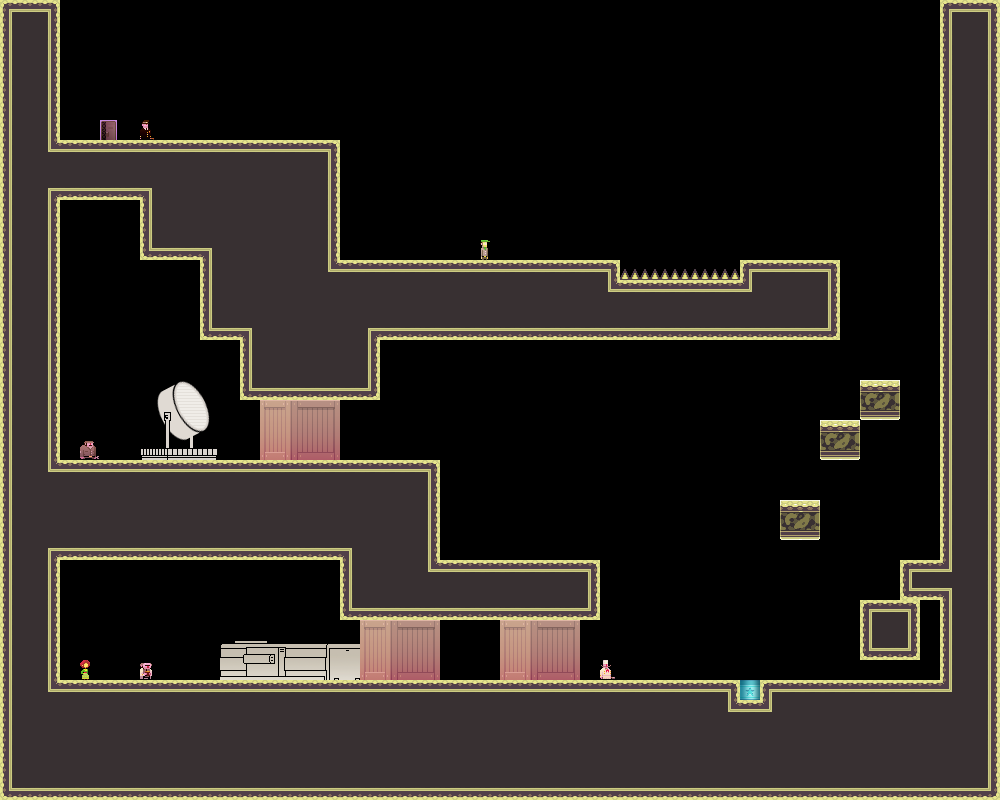

This game map was drawn from its Tiled (.tmx) file and the tilesets committed beside it. A one-line description and the trimmed map source follow:
An orthogonal 50x40 tile map with 20x20 px tiles, 1 tile layer (bg).

<map version="1.0" orientation="orthogonal" width="50" height="40" tilewidth="20" tileheight="20">
 <tileset firstgid="1" name="tiles_military" tilewidth="20" tileheight="20">
  <image source="../../../../../XNAModeContent/Lemonade/tiles_military.png" width="400" height="400" />
  <terraintypes>
   <terrain name="solid" tile="151" />
   <terrain name="hollow" tile="94" />
  </terraintypes>
  <tile id="8" terrain=",,,1" />
  <tile id="9" terrain=",,1,1" />
  <tile id="10" terrain=",,1,1" />
  <tile id="11" terrain=",,1,1" />
  <tile id="12" terrain=",,1,1" />
  <tile id="13" terrain=",,1,1" />
  <tile id="14" terrain=",,1," />
  <tile id="15" terrain="1,1,1," />
  <tile id="16" terrain="1,1,,1" />
  <tile id="28" terrain=",1,,1" />
  <tile id="34" terrain="1,,1," />
  <tile id="35" terrain="1,,1,1" />
  <tile id="36" terrain=",1,1,1" />
  <tile id="48" terrain=",1,,1" />
  <tile id="54" terrain="1,,1," />
  <tile id="68" terrain=",1,,1" />
  <tile id="74" terrain="1,,1," />
  <tile id="88" terrain=",1,,1" />
  <tile id="94" terrain="1,,1," />
  <tile id="108" terrain=",1,,1" />
  <tile id="114" terrain="1,,1," />
  <tile id="128" terrain=",1,," />
  <tile id="129" terrain="1,1,," />
  <tile id="130" terrain="1,1,," />
  <tile id="131" terrain="1,1,," />
  <tile id="132" terrain="1,1,," />
  <tile id="133" terrain="1,1,," />
  <tile id="134" terrain="1,,," />
  <tile id="148" terrain=",,,0" />
  <tile id="149" terrain=",,0,0" />
  <tile id="150" terrain=",,0," />
  <tile id="151" terrain="0,0,0," />
  <tile id="152" terrain="0,0,," />
  <tile id="153" terrain="0,0,,0" />
  <tile id="168" terrain=",0,,0" />
  <tile id="170" terrain="0,,0," />
  <tile id="171" terrain="0,,0," />
  <tile id="173" terrain=",0,,0" />
  <tile id="188" terrain=",0,," />
  <tile id="189" terrain="0,0,," />
  <tile id="190" terrain="0,,," />
  <tile id="191" terrain="0,,0,0" />
  <tile id="192" terrain=",,0,0" />
  <tile id="193" terrain=",0,0,0" />
  <tile id="194" terrain="0,0,0,0" />
  <tile id="195" terrain="1,1,1,1" />
  <tile id="356">
   <properties>
    <property name="LargeCrate" value="" />
   </properties>
  </tile>
  <tile id="380">
   <properties>
    <property name="Andre" value="" />
   </properties>
  </tile>
  <tile id="381">
   <properties>
    <property name="Liselot" value="" />
   </properties>
  </tile>
  <tile id="382">
   <properties>
    <property name="Amsterdaam" value="" />
   </properties>
  </tile>
  <tile id="383">
   <properties>
    <property name="Worker" value="" />
   </properties>
  </tile>
  <tile id="384">
   <properties>
    <property name="Inspector" value="" />
   </properties>
  </tile>
  <tile id="385">
   <properties>
    <property name="Chef" value="" />
   </properties>
  </tile>
  <tile id="386">
   <properties>
    <property name="Exit" value="" />
   </properties>
  </tile>
  <tile id="387">
   <properties>
    <property name="Trampoline" value="" />
   </properties>
  </tile>
  <tile id="388">
   <properties>
    <property name="SmallCrate" value="" />
   </properties>
  </tile>
  <tile id="389">
   <properties>
    <property name="SugarBag" value="" />
   </properties>
  </tile>
 </tileset>
 <layer name="bg" width="50" height="40">
  <data>[2000 cells, 984 non-empty, 108 distinct tile ids]</data>
 </layer>
 <objectgroup name="boxes" width="50" height="40" />
</map>
